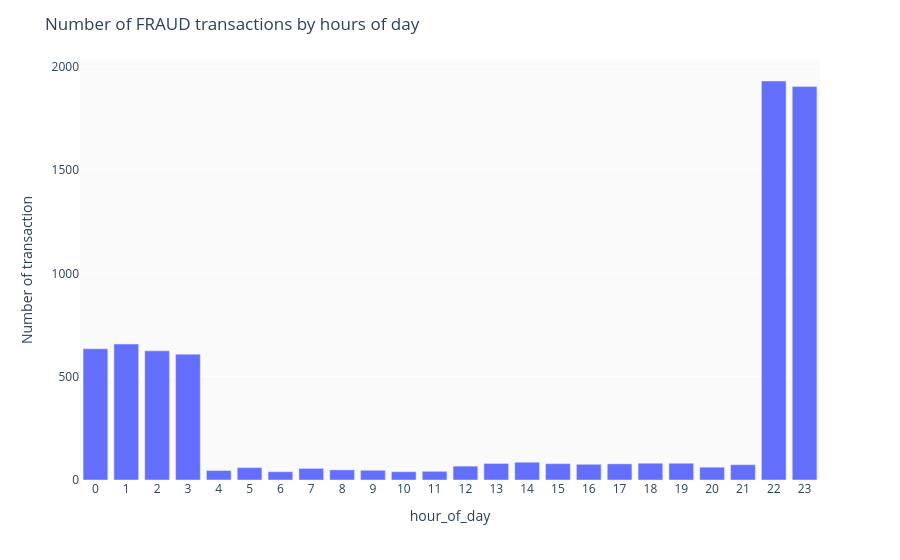

Here is the notebook cell this chart was saved with:
### Code cell
df_ = df_train[df_train.is_fraud==1].groupby(by='hour_of_day').agg({'transaction_id':'count'}).reset_index()

fig = px.bar(data_frame=df_,
       x='hour_of_day',
       y='transaction_id',
       labels={'transaction_id':'Number of transaction'})

fig.update_layout(
    title=dict(
        text='Number of FRAUD transactions by hours of day'
    ),
    plot_bgcolor='#fafafa'
)

fig.update_xaxes(type='category')

### Figure 1 — Plotly figure (JSON) as saved in the notebook; plotly's stock layout.template omitted (floating-point values rounded to 4 significant figures)
{"data": [{"alignmentgroup": "True", "hovertemplate": "hour_of_day=%{x}<br>Number of transaction=%{y}<extra></extra>", "legendgroup": "", "marker": {"color": "#636efa", "pattern": {"shape": ""}}, "name": "", "offsetgroup": "", "orientation": "v", "showlegend": false, "textposition": "auto", "x": [0, 1, 2, 3, 4, 5, 6, 7, 8, 9, 10, 11, 12, 13, 14, 15, 16, 17, 18, 19, 20, 21, 22, 23], "xaxis": "x", "y": [635, 658, 625, 609, 46, 60, 40, 56, 49, 47, 40, 42, 67, 80, 86, 79, 76, 78, 81, 81, 62, 74, 1931, 1904], "yaxis": "y", "type": "bar"}], "layout": {"xaxis": {"anchor": "y", "domain": [0, 1], "title": {"text": "hour_of_day"}, "type": "category", "range": [-0.5, 23.5], "autorange": true}, "yaxis": {"anchor": "x", "domain": [0, 1], "title": {"text": "Number of transaction"}, "type": "linear", "range": [0, 2033.0], "autorange": true}, "legend": {"tracegroupgap": 0}, "margin": {"t": 60}, "barmode": "relative", "title": {"text": "Number of FRAUD transactions by hours of day"}, "plot_bgcolor": "#fafafa", "autosize": true}}
